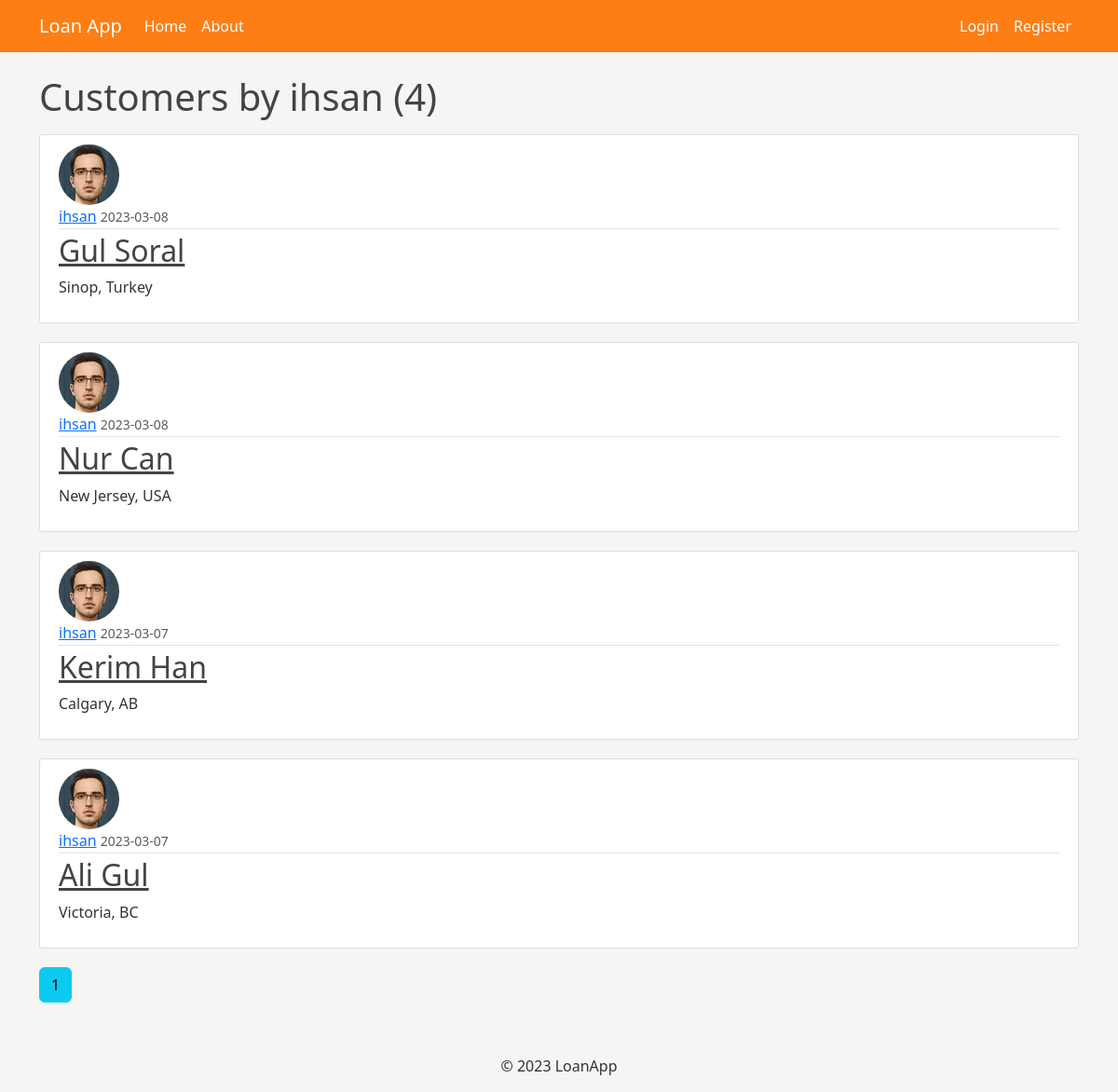
Screenshot of /user/ihsan with the database file from the repository.
### loanapp_flask/models.py (models this page shows, shortened)
class User(db.Model, UserMixin):
    id = db.Column(db.Integer, primary_key=True)
    username = db.Column(db.String(20), unique=True, nullable=False)
    email = db.Column(db.String(120), unique=True, nullable=False)
    image_file = db.Column(db.String(20), nullable=False, default='default.png')
    password = db.Column(db.String(60), nullable=False)
    customers = db.relationship('Customer', backref='author', lazy=True)

class Customer(db.Model):
    id = db.Column(db.Integer, primary_key=True)
    customer_name = db.Column(db.String(100), nullable=False)
    date_created = db.Column(db.DateTime, nullable=False, default=datetime.utcnow)
    content = db.Column(db.Text, nullable=False)
    res_ins = db.Column(db.Integer, default=2)
    res_mor = db.Column(db.Integer, default=2)
    res_loan = db.Column(db.Integer, default=2)
    user_id = db.Column(db.Integer, db.ForeignKey('user.id'), nullable=False)
    applications = db.relationship('LoanApplication', backref='customer', lazy=True)

### loanapp_flask/users/routes.py (the view)
@users.route("/user/<string:username>")
def user_customers(username):
    page = request.args.get('page', 1, type=int)
    user = User.query.filter_by(username=username).first_or_404()
    customers = Customer.query.filter_by(author=user)\
        .order_by(Customer.date_created.desc())\
        .paginate(page=page, per_page=5)
    return render_template('user_customers.html', customers=customers, user=user)

### loanapp_flask/templates/user_customers.html
{% extends "layout.html" %}
{% block content %}
    <h1 class="mb-3">Customers by {{ user.username }} ({{ customers.total }})</h1>
    {% for customer in customers.items %}
        <article class="media content-section">
          <img class="rounded-circle article-img" src="{{ url_for('static', filename='profile_pics/' + customer.author.image_file) }}">
          <div class="media-body">
            <div class="article-metadata">
              <a class="mr-2" href="{{ url_for('users.user_customers', username=customer.author.username) }}">{{ customer.author.username }}</a>
              <small class="text-muted">{{ customer.date_created.strftime('%Y-%m-%d') }}</small>
            </div>
            <h2><a class="article-title" href="{{ url_for('customers.customer', customer_id=customer.id) }}">{{ customer.customer_name }}</a></h2>
            <p class="article-content">{{ customer.content }}</p>
          </div>
        </article>
    {% endfor %}
    {% for page_num in customers.iter_pages(left_edge=1, right_edge=1, left_current=1, right_current=2) %}
      {% if page_num %}
        {% if customers.page == page_num %}
          <a class="btn btn-info mb-4" href="{{ url_for('users.user_customers', username=user.username, page=page_num) }}">{{ page_num }}</a>
        {% else %}
          <a class="btn btn-outline-info mb-4" href="{{ url_for('users.user_customers', username=user.username, page=page_num) }}">{{ page_num }}</a>
        {% endif %}
      {% else %}
        ...
      {% endif %}
    {% endfor %}
{% endblock content %}

### loanapp_flask/static/main.css (style rules this page uses)
body { background: #f5f5f5; color: #333333; margin-top: 5rem; }
h1, h2, h3, h4, h5, h6 { color: #444444; }
.content-section { background: #ffffff; padding: 10px 20px; border: 1px solid #dddddd; border-radius: 3px; margin-bottom: 20px; }
.article-title { color: #444444; }
.article-content { white-space: pre-line; }
.article-img { height: 65px; width: 65px; margin-right: 16px; }
.article-metadata { padding-bottom: 1px; margin-bottom: 4px; border-bottom: 1px solid #e3e3e3 }

### rows the page displays
User: username "ihsan"
Customer: image_file (picture), author.username "ihsan", date_created "2023-03-08", customer_name "Gul Soral", content "Sinop, Turkey"
Customer: image_file (picture), author.username "ihsan", date_created "2023-03-08", customer_name "Nur Can", content "New Jersey, USA"
Customer: image_file (picture), author.username "ihsan", date_created "2023-03-07", customer_name "Kerim Han", content "Calgary, AB"
Customer: image_file (picture), author.username "ihsan", date_created "2023-03-07", customer_name "Ali Gul", content "Victoria, BC"

### other values shown
{{ customers.total }} "4"
{{ page_num }} "1"
